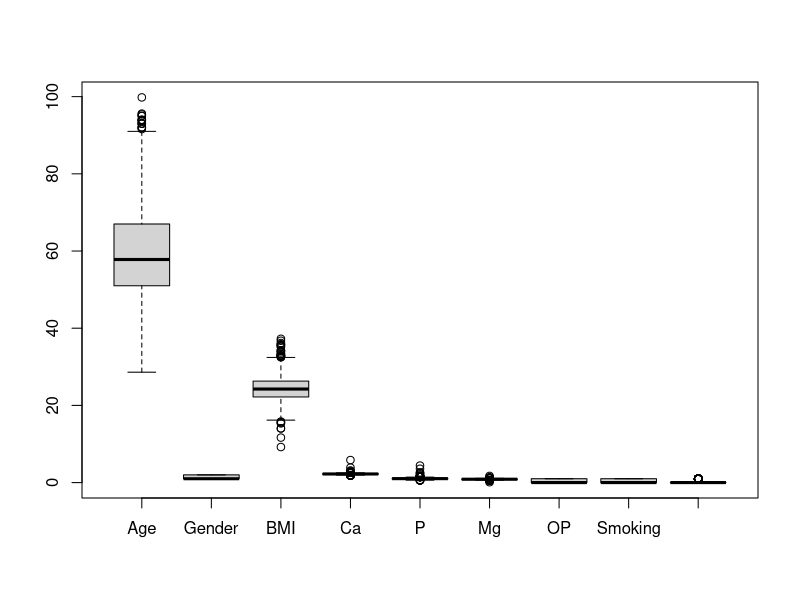
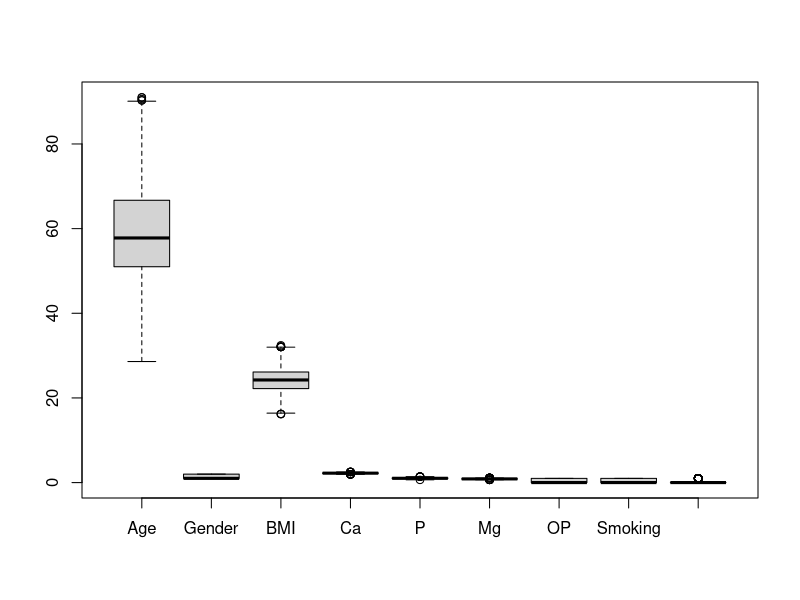
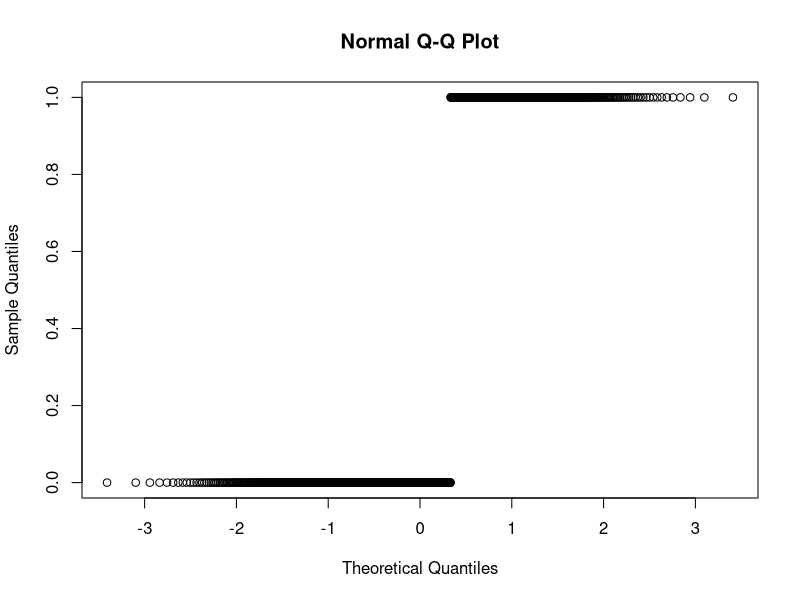
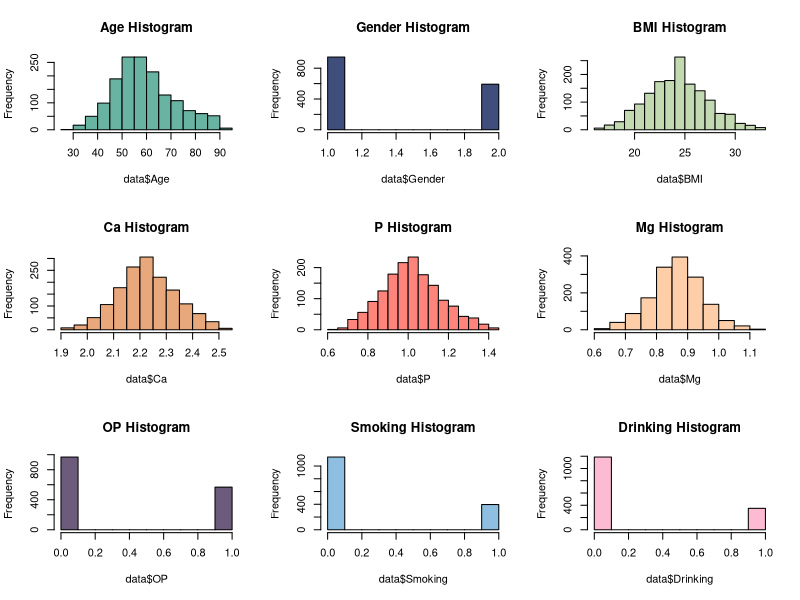
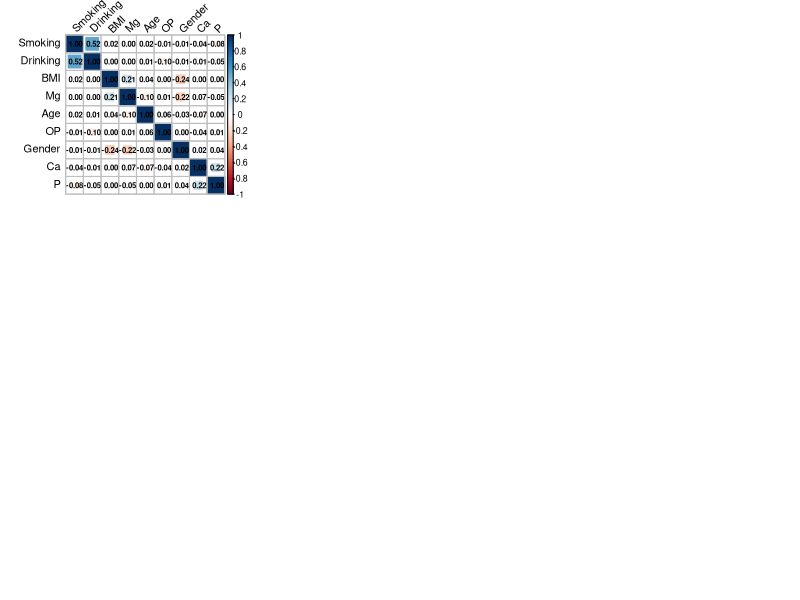
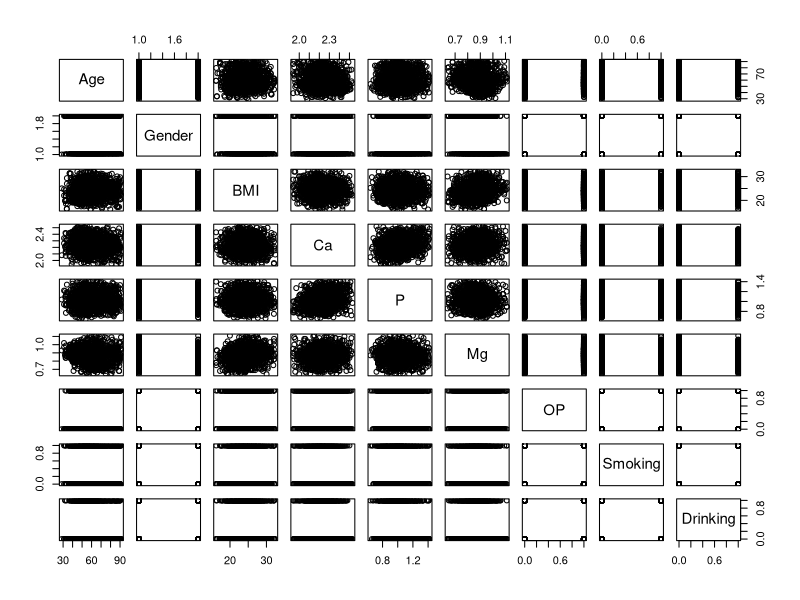
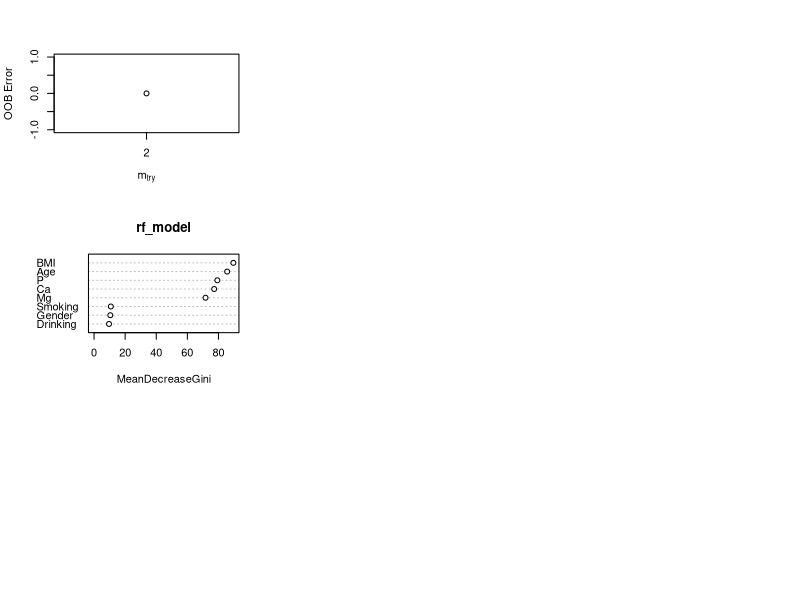

Recreate these plots in R, in order.
## ---- chunk 1

setwd("/Users/mohammedasmatahasin/Downloads")

# Import CSV file
data <- read.csv("UA.csv")

head(data)

## ---- chunk 2
# Select columns "A" and "C"
data <- data[, c("Age", "Gender", "BMI", "Ca", "P", "Mg", "OP", "Smoking", "Drinking")]
head(data)

## ---- chunk 3

str(data)

## ---- chunk 4

summary(data)

## ---- chunk 5

# Check for null values
sum(is.na(data))

## ---- chunk 6

library(dplyr)

# Replace null values with mean value of each column in df: data
data <- select(data, -ncol(data)) %>%
  mutate_all(~ifelse(is.na(.), mean(., na.rm = TRUE), .)) %>%
  bind_cols(select(data, ncol(data)) %>% rename(Drinking = everything()))

sum(is.na(data))

## ---- chunk 7
head(data)
## ---- chunk 8

boxplot(data, outline = TRUE)

## ---- chunk 9

# Load the required packages
library(dplyr)

# Calculate the number of outliers in df
outliers <- apply(data, 2, function(x) {
  qnt <- quantile(x, probs=c(.25, .75), na.rm = TRUE)
  H <- 1.5 * IQR(x, na.rm = TRUE)
  sum(x < (qnt[1] - H) | x > (qnt[2] + H), na.rm = TRUE)
})

# Print the number of outliers for each column
print(outliers)


## ---- chunk 10

# Define a function to replace outliers with the median value of a vector
replace_outliers <- function(x) {
  q1 <- quantile(x, 0.25, na.rm = TRUE)
  q3 <- quantile(x, 0.75, na.rm = TRUE)
  iqr <- q3 - q1
  upper <- q3 + 1.5 * iqr
  lower <- q1 - 1.5 * iqr
  replace(x, x > upper | x < lower, median(x, na.rm = TRUE))
}

## ---- chunk 11

# Replace outlier values with median value of each column in df
data <- select(data, -last_col()) %>% 
  mutate_all(replace_outliers) %>% 
  bind_cols(select(data, last_col()) %>% rename_with(~"Drinking", .cols = everything()))

## ---- chunk 12

boxplot(data, outline = TRUE)

## ---- chunk 13

qqnorm(data$OP)

## ---- chunk 14

cor(data)

## ---- chunk 15

# Calculate the Spearman correlation matrix
cor(data, method = "spearman")

## ---- chunk 16

# Calculate the Pearson correlation matrix
cor(data, method = "pearson")

## ---- chunk 17

par(mfrow=c(3,3))
hist(data$Age, col = "#69b3a2", main="Age Histogram")
hist(data$Gender,col = "#404e7c", main="Gender Histogram")
hist(data$BMI,col = "#c2d9b1", main="BMI Histogram")
hist(data$Ca,col = "#e8a87c", main="Ca Histogram")
hist(data$P,col = "#ff847c", main="P Histogram")
hist(data$Mg,col = "#fecea8", main="Mg Histogram")
hist(data$OP,col = "#6c5b7b", main="OP Histogram")
hist(data$Smoking,col = "#8fbfe0", main="Smoking Histogram")
hist(data$Drinking,col = "#fcbad3", main="Drinking Histogram")

## ---- chunk 18

library(corrplot)

corrplot(cor(data), method = "square", order = "hclust", 
         tl.col = "black", tl.srt = 45, 
         addCoef.col = "black", number.cex = 0.7)

## ---- chunk 19

pairs(data)

## ---- chunk 20

# Loop through each column and perform t-test
for (col in colnames(data)) {
  t.test_result <- t.test(data[,col], mu = 0)
  if (t.test_result$p.value < 0.05) {
    print(paste("Null hypothesis for", col, "rejected with p-value =", t.test_result$p.value))
  } else {
    print(paste("Null hypothesis for", col, "not rejected with p-value =", t.test_result$p.value))
  }
}

## ---- chunk 21

# Loop through each column (except OP) and perform t-test with OP as target variable
for (col in colnames(data)) {
  t.test_result <- t.test(data[,col], data$OP)
  if (t.test_result$p.value < 0.05) {
    print(paste("Null hypothesis for", col, "rejected with p-value =", t.test_result$p.value))
  } else {
    print(paste("Null hypothesis for", col, "not rejected with p-value =", t.test_result$p.value))
  }
}

## ---- chunk 22

# Subset data by gender
group1 <- subset(data, Gender == 1)
group2 <- subset(data, Gender == 2)

# Perform Wilcoxon rank-sum test on Score column
wilcox.test(group1$OP, group2$OP)

## ---- chunk 23

# subset the data into two groups based on Gender
group1 <- subset(data, Gender == 1)
group2 <- subset(data, Gender == 2)

# create a data frame with the combined groups
Kruskal_test <- data.frame(value = c(group1$OP, group2$OP),
                           group = factor(rep(c("Group 1", "Group 2"),
                                              c(nrow(group1), nrow(group2)))))

# perform the Kruskal-Wallis test
kruskal.test(value ~ group, data = Kruskal_test)

## ---- chunk 24

# subset the data into 4 groups based on Age
age1 <- subset(data, Age >= 28.6 & Age < 51)
age2 <- subset(data, Age >= 51  & Age < 57)
age3 <- subset(data, Age >= 57  & Age < 67.3)
age4 <- subset(data, Age >= 67.3  & Age < 100)

# create a data frame with the combined groups
Kruskal_test <- data.frame(value = c(age1$OP, age2$OP, age3$OP, age4$OP),
                           group = factor(rep(c("age1", "age2"," age3", "age4"),
                                              c(nrow(age1), nrow(age2), nrow(age3), nrow(age4) ))))

# perform the Kruskal-Wallis test
kruskal.test(value ~ group, data = Kruskal_test)

## ---- chunk 25

# subset the data into 4 groups based on Age
age1 <- subset(data, Age >= 28.6 & Age < 51)
age2 <- subset(data, Age >= 51  & Age < 57)
age3 <- subset(data, Age >= 57  & Age < 67.3)
age4 <- subset(data, Age >= 67.3  & Age < 100)

# perform pairwise Wilcoxon rank-sum tests
mann_test <- pairwise.wilcox.test(x = data$OP, g = data$Age_group, p.adjust.method = "bonferroni")

mann_test

## ---- chunk 26

# Fit the multiple regression model
reg_model <- lm(OP ~ BMI + Smoking + Drinking, data = data)

summary(reg_model)

## ---- chunk 27

# Fit the multiple regression model
reg_model <- lm(OP ~ Ca + Mg + P, data = data)

summary(reg_model)

## ---- chunk 28

# Fit the multiple regression model
reg_model <- lm(OP ~ Age + Gender, data = data)

summary(reg_model)

## ---- chunk 29

# Fit a logistic regression model
model <- glm(OP ~ BMI + Gender, data = data, family = binomial)

# Print the model summary
summary(model)

## ---- chunk 30

# Fit a logistic regression model
model <- glm(OP ~ BMI + Smoking  + Drinking, data = data, family = binomial)

# Print the summary of the model
summary(model)

## ---- chunk 31

# Fit a logistic regression model
model2 <- glm(OP ~ Ca  + Mg + P, data = data, family = binomial)

# Print the summary of the model
summary(model2)

## ---- chunk 32

# Fit a logistic regression model
model <- glm(OP ~ BMI + Gender, data = data, family = binomial)

# Print the summary of the model
summary(model)

## ---- chunk 33

# Load required library
library(randomForest)
library(caret)

data$OP <- as.factor(data$OP)

# Split data into training and testing sets
set.seed(123)
train_idx <- sample(1:nrow(data), size = 0.7*nrow(data))
train_data <- data[train_idx,]
test_data <- data[-train_idx,]


rf_model <- randomForest(OP ~ ., data = train_data, importance = TRUE, ntree = 500, mtry = 3)

# Predict using the fitted model and test data
rf_pred <- predict(rf_model, newdata = test_data)

# Create contingency table
tab <- table(rf_pred, test_data$OP)

# Convert to confusion matrix
cm <- confusionMatrix(tab)

# Print confusion matrix
print(cm)


## ---- chunk 34

# Load required library
library(randomForest)

# Split data into training and testing sets
set.seed(123)
train_idx <- sample(1:nrow(data), size = 0.7*nrow(data))
train_data <- data[train_idx,]
test_data <- data[-train_idx,]

# Define grid for tuning
rf_grid <- expand.grid(ntree = c(500, 1000),
                       mtry = c(2, 4))

# Define the grid of ntree and mtry values
ntree_vals <- c(500, 1000)
mtry_vals <- c(2, 4)

# Tune random forest model
rf_tune <- tuneRF(x = train_data[, -1], y = train_data$OP, 
                  ntreeTry = ntree_vals[1], 
                  mtryStart = mtry_vals[1], 
                  stepFactor = 1.2, 
                  improve = 0.01)

# Train random forest model with optimal hyperparameters
rf_model <- randomForest(OP ~ ., data = train_data[-1], ntree = 1000, mtry = rf_tune[1, "mtry"])

# Predict on test data
rf_pred <- predict(rf_model, test_data)

# Evaluate model performance
confusionMatrix(table(rf_pred, test_data$OP))

## ---- chunk 35

train_data[-1]

## ---- chunk 36

# Load required libraries
library(caret)
library(randomForest)

# Split data into training and testing sets
set.seed(123)
train_idx <- sample(1:nrow(data), size = 0.7*nrow(data))
train_data <- data[train_idx,]
test_data <- data[-train_idx,]

# Set up a grid of hyperparameters to tune
rf_grid <- expand.grid(mtry = c(2, 3, 4, 5))

# Tune random forest model
rf_tune <- train(OP ~ ., data = train_data, method = "rf",
                 trControl = trainControl(method = "cv", number = 10),
                 tuneGrid = rf_grid, importance = TRUE)

# Train random forest model with optimal hyperparameters
rf_model <- randomForest(train_data$OP ~ ., data = train_data, mtry = rf_tune$bestTune$mtry)

# Predict on test data
rf_pred <- predict(rf_model, test_data)

# Evaluate model performance
table(rf_pred, test_data$OP)

# Variable importance measures
varImpPlot(rf_model)

# Evaluate model performance
confusionMatrix(rf_pred, test_data$OP)

## ---- chunk 37

rf_pred

